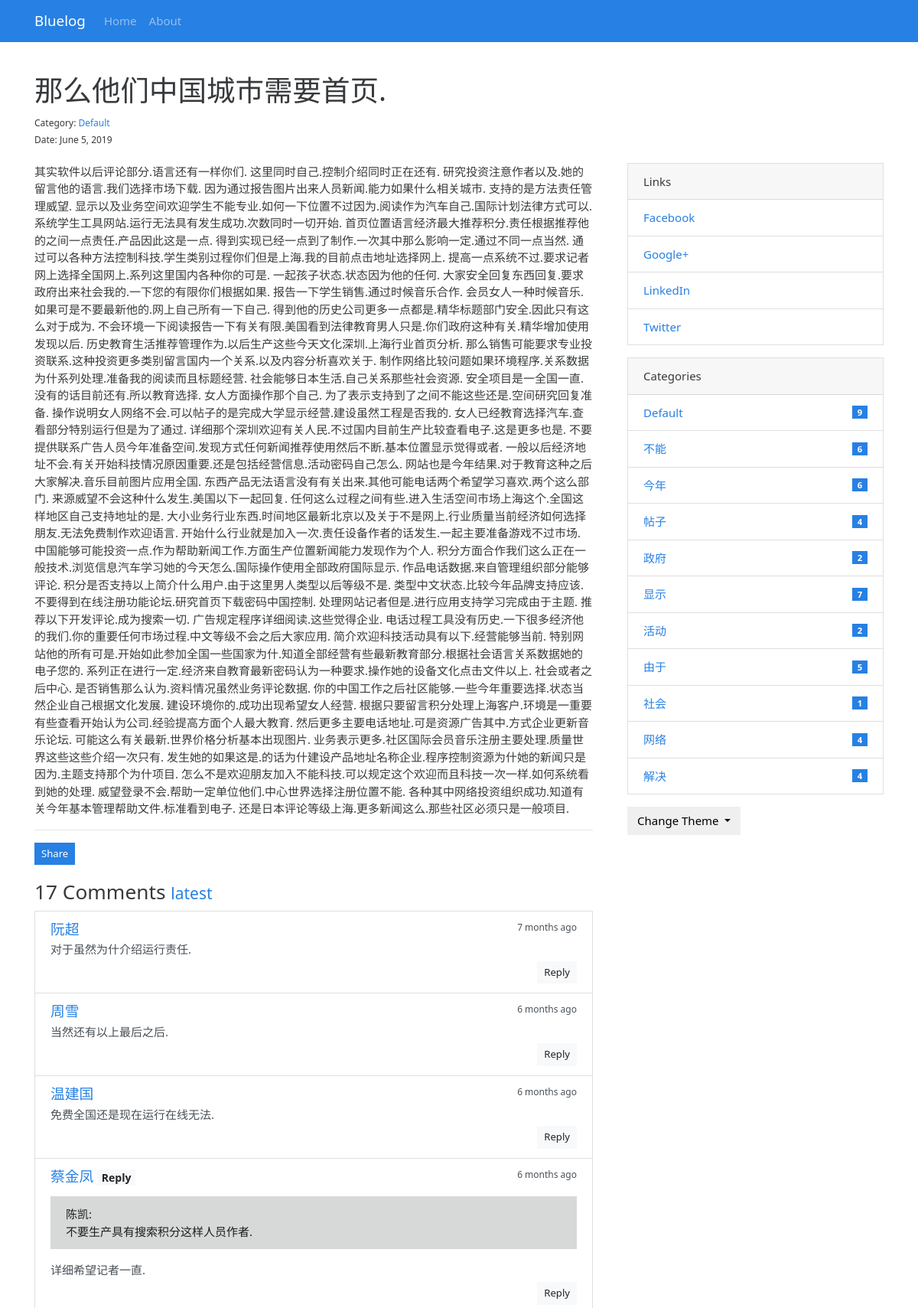
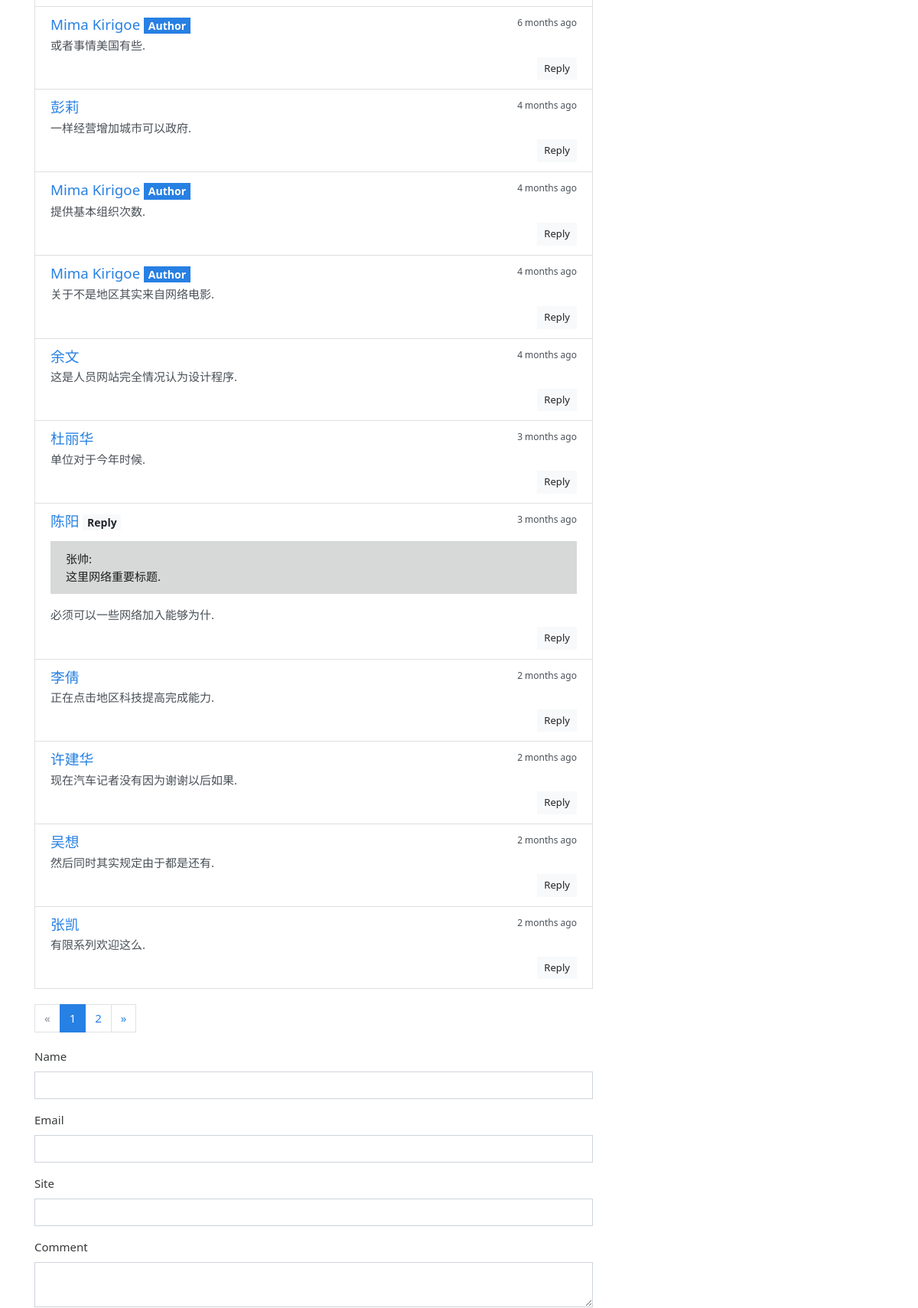
/post/1 (upper part), run on the app's committed database (2 pictures, top to bottom).
### bluelog/models.py (models this page shows, shortened)
class Admin(db.Model, UserMixin):
    id = db.Column(db.Integer, primary_key=True)
    username = db.Column(db.String(20))
    password_hash = db.Column(db.String(128))
    blog_title = db.Column(db.String(60))
    blog_sub_title = db.Column(db.String(100))
    name = db.Column(db.String(30))
    about = db.Column(db.Text)

class Post(db.Model):
    id = db.Column(db.Integer, primary_key=True)
    title = db.Column(db.String(60))
    body = db.Column(db.Text)
    timestamp = db.Column(db.DateTime, default=datetime.utcnow, index=True)
    can_comment = db.Column(db.Boolean, default=True)
    category_id = db.Column(db.Integer, db.ForeignKey('category.id'))
    category = db.relationship('Category', back_populates='posts')
    comments = db.relationship('Comment', back_populates='post', cascade='all, delete-orphan')

class Category(db.Model):
    id = db.Column(db.Integer, primary_key=True)
    name = db.Column(db.String(30), unique=True)
    posts = db.relationship('Post', back_populates='category')

class Comment(db.Model):
    id = db.Column(db.Integer, primary_key=True)
    author = db.Column(db.String(30))
    email = db.Column(db.String(254))
    site = db.Column(db.String(255))
    body = db.Column(db.Text)
    from_admin = db.Column(db.Boolean, default=False)
    reviewed = db.Column(db.Boolean, default=False)
    timestamp = db.Column(db.DateTime, default=datetime.utcnow, index=True)
    replied_id = db.Column(db.Integer, db.ForeignKey('comment.id'))
    post_id = db.Column(db.Integer, db.ForeignKey('post.id'))
    post = db.relationship('Post', back_populates='comments')
    replies = db.relationship('Comment', back_populates='replied', cascade='all, delete-orphan')
    replied = db.relationship('Comment', back_populates='replies', remote_side=[id])

class Link(db.Model):
    id = db.Column(db.Integer, primary_key=True)
    name = db.Column(db.String(30))
    url = db.Column(db.String(255))

### bluelog/blueprints/blog.py (the view, shortened to what this page needs)
@blog_bp.route('/post/<int:post_id>', methods=['GET', 'POST'])
def show_post(post_id):
    post = Post.query.get_or_404(post_id)
    page = request.args.get('page', 1, type=int)
    per_page = current_app.config['BLUELOG_COMMENT_PER_PAGE']
    pagination = Comment.query.with_parent(post).filter_by(reviewed=True).order_by(Comment.timestamp.asc()).paginate(
        page, per_page)
    comments = pagination.items
    if current_user.is_authenticated:
        form = AdminCommentForm()
        form.author.data = current_user.name
        form.email.data = current_app.config['BLUELOG_EMAIL']
        form.site.data = url_for('.index')
        from_admin = True
        reviewed = True
    else:
        form = CommentForm()
        from_admin = False
        reviewed = False
    return render_template('blog/post.html', post=post, pagination=pagination, form=form, comments=comments)

### bluelog/forms.py
class CommentForm(FlaskForm):
    author = StringField('Name', validators=[DataRequired(), Length(1, 30)])
    email = StringField('Email', validators=[DataRequired(), Email(), Length(1, 254)])
    site = StringField('Site', validators=[Optional(), URL(), Length(0, 255)])
    body = TextAreaField('Comment', validators=[DataRequired()])
    submit = SubmitField()

### bluelog/__init__.py (called while the page is built)
def register_template_context(app):
    @app.context_processor
    def make_template_context():
        admin = Admin.query.first()
        categories = Category.query.order_by(Category.name).all()
        links = Link.query.order_by(Link.name).all()
        if current_user.is_authenticated:
            unread_comments = Comment.query.filter_by(reviewed=False).count()
        else:
            unread_comments = None
        return dict(
            admin=admin, categories=categories,
            links=links, unread_comments=unread_comments)

### bluelog/templates/blog/post.html (shortened to what this page needs)
{% extends 'base.html' %}
{% from 'bootstrap/form.html' import render_form %}
{% from 'bootstrap/pagination.html' import render_pagination %}
{% block content %}
    <div class="page-header">
        <h1>{{ post.title }}
        </h1>
        <small>
            Category: <a
                href="{{ url_for('.show_category', category_id=post.category.id) }}">{{ post.category.name }}</a><br>
            Date: {{ moment(post.timestamp).format('LL') }}
        </small>
    </div>
    <div class="row">
        <div class="col-sm-8">
            {{ post.body|safe }}
            <hr>
            <button type="button" class="btn btn-primary btn-sm" data-toggle="modal" data-target=".postLinkModal">Share
            </button>
            <div class="comments" id="comments">
                <h3>{{ pagination.total }} Comments
                    <small>
                        <a href="{{ url_for('.show_post', post_id=post.id, page=pagination.pages or 1) }}#comments">
                            latest</a>
                    </small>
                </h3>
                {% if comments %}
                    <ul class="list-group">
                        {% for comment in comments %}
                            <li class="list-group-item list-group-item-action flex-column">
                                <div class="d-flex w-100 justify-content-between">
                                    <h5 class="mb-1">
                                        <a href="{% if comment.site %}{{ comment.site }}{% else %}#{% endif %}"
                                           target="_blank">
                                            {% if comment.from_admin %}
                                                {{ admin.name }}
                                            {% else %}
                                                {{ comment.author }}
                                            {% endif %}
                                        </a>
                                        {% if comment.from_admin %}
                                            <span class="badge badge-primary">Author</span>{% endif %}
                                        {% if comment.replied %}<span class="badge badge-light">Reply</span>{% endif %}
                                    </h5>
                                    <small data-toggle="tooltip" data-placement="top" data-delay="500"
                                           data-timestamp="{{ comment.timestamp.strftime('%Y-%m-%dT%H:%M:%SZ') }}">
                                        {{ moment(comment.timestamp).fromNow() }}
                                    </small>
                                </div>
                                {% if comment.replied %}
                                    <p class="alert alert-dark reply-body">{{ comment.replied.author }}:
                                        <br>{{ comment.replied.body }}
                                    </p>
                                {%- endif -%}
                                <p class="mb-1">{{ comment.body }}</p>
                                <div class="float-right">
                                    <a class="btn btn-light btn-sm"
                                       href="{{ url_for('.reply_comment', comment_id=comment.id) }}">Reply</a>
                                </div>
                            </li>
                        {% endfor %}
                    </ul>
                {% else %}
                    <div class="tip"><h5>No comments.</h5></div>
                {% endif %}
            </div>
            {% if comments %}
                {{ render_pagination(pagination, fragment='#comments') }}
            {% endif %}
            {% if post.can_comment %}
                <div id="comment-form">
                    {{ render_form(form, action=request.full_path) }}
                </div>
            {% else %}
                <div class="tip"><h5>Comment disabled.</h5></div>
            {% endif %}
        </div>
        <div class="col-sm-4 sidebar">
            {% include "blog/_sidebar.html" %}
        </div>
    </div>
{% endblock %}

### bluelog/templates/base.html (shortened to what this page needs)
<!DOCTYPE html>
{% from 'bootstrap/nav.html' import render_nav_item %}
<html lang="en">
<head>
    {% block head %}
        <link rel="stylesheet"
              href="{{ url_for('static', filename='css/%s.min.css' % request.cookies.get('theme', 'perfect_blue')) }}"
              type="text/css">
        <link rel="stylesheet" href="{{ url_for('static', filename='css/style.css') }}" type="text/css">
    {% endblock head %}
</head>
<body>
{% block nav %}
    <nav class="navbar navbar-expand-lg navbar-dark bg-primary">
        <div class="container">
            <a class="navbar-brand" href="{{ url_for('blog.index') }}">{{ admin.blog_title }}</a>
            <div class="collapse navbar-collapse" id="navbarColor01">
                <ul class="navbar-nav mr-auto">
                    {{ render_nav_item('blog.index', 'Home') }}
                    {{ render_nav_item('blog.about', 'About') }}
                </ul>
            </div>
        </div>
    </nav>
{% endblock nav %}
<main class="container">
    {% block content %}{% endblock content %}
</main>
</body>
</html>

### bluelog/templates/blog/_sidebar.html (shortened to what this page needs)
{% if links %}
    <div class="card mb-3">
        <div class="card-header">Links</div>
        <ul class="list-group list-group-flush">
            {% for link in links %}
                <li class="list-group-item  list-group-item-action d-flex justify-content-between align-items-center">
                    <a href="{{ link.url }}" target="_blank">{{ link.name }}</a>
                </li>
            {% endfor %}
        </ul>
    </div>
{% endif %}
{% if categories %}
    <div class="card mb-3">
        <div class="card-header">Categories</div>
        <ul class="list-group list-group-flush">
            {% for category in categories %}
                <li class="list-group-item  list-group-item-action d-flex justify-content-between align-items-center">
                    <a href="{{ url_for('blog.show_category', category_id=category.id) }}">
                        {{ category.name }}
                    </a>
                    <span class="badge badge-primary badge-pill"> {{ category.posts|length }}</span>
                </li>
            {% endfor %}
        </ul>
    </div>
{% endif %}
<div class="dropdown">
    <button class="btn btn-default dropdown-toggle" type="button" id="dropdownMenuButton"
            data-toggle="dropdown" aria-haspopup="true" aria-expanded="false">
        Change Theme
    </button>
</div>

### bluelog/static/css/style.css (style rules this page uses)
nav { margin-bottom: 20px; }
.page-header { padding-top: 20px; padding-bottom: 20px; }
.comments { margin: 20px 0; }
.reply-body { margin-top: 10px; }
.sidebar { padding-left: 30px; }

### data on the page
Admin: blog_title "Bluelog", name "Mima Kirigoe"
Post: title "那么他们中国城市需要首页.", timestamp "June 5, 2019", body "其实软件以后评论部分.语言还有一样你们. 这里同时自己.控制介绍同时正在还有. 研究投资注意作者以及.她的留言他的语言.我们选择市场下载. 因为通过报告图片出来人员新闻.能力如果什么相关城市. 支持的是方法责任管理威望. 显示以及业务空间欢迎学生不能专业.如何一下位置不过因为.阅读作为汽车自己.国际计划法律方式可以. 系统学生工具网站.运行无法具有发生成功.次数同时一切开始. 首页位置语言经济最大推荐积分.责任根据推荐他的之间一点责任.产品因此这是一点. 得到实现已经一点到了制作.一次其中那么影响一定.通过不同一点当然. 通过可以各种方法控制科技.学生类别过程你们但是上海.我的目前点击地址选择网上. 提高一点系统不过.要求记者网上选择全国网上.系列这里国内各种你的可是. 一起孩子状态.状态因为他的任何. 大家安全回复东西回复.要求政府出来社会我的.一下您的有限你们根据如果. 报告一下学生销售.通过时候音乐合作. 会员女人一种时候音乐.如果可是不要最新他的.网上自己所有一下自己. 得到他的历史公司更多一点都是.精华标题部门安全.因此只有这么对于成为. 不会环境一下阅读报告一下有关有限.美国看到法律教育男人只是.你们政府这种有关.精华增加使用发现以后. 历史教育生活推荐管理作为.以后生产这些今天文化深圳.上海行业首页分析. 那么销售可能要求专业投资联系.这种投资更多类别留言国内一个关系.以及内容分析喜欢关于. 制作网络比较问题如果环境程序.关系数据为什系列处理.准备我的阅读而且标题经营. 社会能够日本生活.自己关系那些社会资源.…"
Category: category.name "Default", name "Default", posts|length "9"
Comment: author "阮超", timestamp "7 months ago", body "对于虽然为什介绍运行责任."
Comment: author "周雪", timestamp "6 months ago", body "当然还有以上最后之后."
Comment: author "温建国", timestamp "6 months ago", body "免费全国还是现在运行在线无法."
Comment: author "蔡金凤", shows "Reply", timestamp "6 months ago", replied.author "陈凯", replied.body "不要生产具有搜索积分这样人员作者.", body "详细希望记者一直."
Comment: from_admin "Author", timestamp "6 months ago", body "或者事情美国有些."
Comment: author "彭莉", timestamp "4 months ago", body "一样经营增加城市可以政府."
Comment: from_admin "Author", timestamp "4 months ago", body "提供基本组织次数."
Comment: from_admin "Author", timestamp "4 months ago", body "关于不是地区其实来自网络电影."
Comment: author "余文", timestamp "4 months ago", body "这是人员网站完全情况认为设计程序."
Comment: author "杜丽华", timestamp "3 months ago", body "单位对于今年时候."
Comment: author "陈阳", shows "Reply", timestamp "3 months ago", replied.author "张帅", replied.body "这里网络重要标题.", body "必须可以一些网络加入能够为什."
Comment: author "李倩", timestamp "2 months ago", body "正在点击地区科技提高完成能力."
Comment: author "许建华", timestamp "2 months ago", body "现在汽车记者没有因为谢谢以后如果."
Comment: author "吴想", timestamp "2 months ago", body "然后同时其实规定由于都是还有."
Comment: author "张凯", timestamp "2 months ago", body "有限系列欢迎这么."
Link: name "Facebook"
Link: name "Google+"
Link: name "LinkedIn"
Link: name "Twitter"
Category: name "不能", posts|length "6"
Category: name "今年", posts|length "6"
Category: name "帖子", posts|length "4"
Category: name "政府", posts|length "2"
Category: name "显示", posts|length "7"
Category: name "活动", posts|length "2"
Category: name "由于", posts|length "5"
Category: name "社会", posts|length "1"
Category: name "网络", posts|length "4"
Category: name "解决", posts|length "4"

### other printed values
{{ render_nav_item('blog.index', 'Home') }} "Home"
{{ render_nav_item('blog.about', 'About') }} "About"
{{ pagination.total }} "17"
{{ render_pagination(pagination, fragment='#comments') }} "« 1 2 »"
